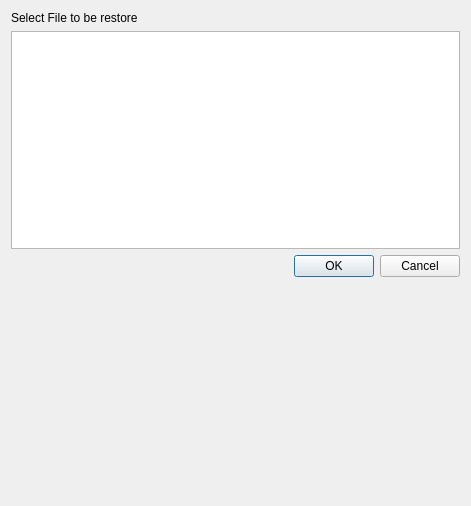
<?xml version="1.0" encoding="UTF-8"?>
<ui version="4.0">
 <class>Dialog</class>
 <widget class="QDialog" name="Dialog">
  <property name="geometry">
   <rect>
    <x>0</x>
    <y>0</y>
    <width>471</width>
    <height>506</height>
   </rect>
  </property>
  <property name="windowTitle">
   <string>Restore Backup</string>
  </property>
  <property name="windowIcon">
   <iconset>
    <normaloff>:/cfactor/images/backup-recovery.svg</normaloff>:/cfactor/images/backup-recovery.svg</iconset>
  </property>
  <layout class="QVBoxLayout" name="verticalLayout">
   <item>
    <widget class="QLabel" name="label">
     <property name="text">
      <string>Select File to be restore</string>
     </property>
    </widget>
   </item>
   <item>
    <widget class="QListWidget" name="list">
     <property name="selectionMode">
      <enum>QAbstractItemView::SingleSelection</enum>
     </property>
     <property name="sortingEnabled">
      <bool>true</bool>
     </property>
    </widget>
   </item>
   <item>
    <widget class="QDialogButtonBox" name="buttonBox">
     <property name="orientation">
      <enum>Qt::Horizontal</enum>
     </property>
     <property name="standardButtons">
      <set>QDialogButtonBox::Cancel|QDialogButtonBox::Ok</set>
     </property>
     <property name="centerButtons">
      <bool>false</bool>
     </property>
    </widget>
   </item>
   <item>
    <spacer name="verticalSpacer">
     <property name="orientation">
      <enum>Qt::Vertical</enum>
     </property>
     <property name="sizeHint" stdset="0">
      <size>
       <width>20</width>
       <height>40</height>
      </size>
     </property>
    </spacer>
   </item>
  </layout>
 </widget>
 <resources/>
 <connections>
  <connection>
   <sender>buttonBox</sender>
   <signal>accepted()</signal>
   <receiver>Dialog</receiver>
   <slot>accept()</slot>
   <hints>
    <hint type="sourcelabel">
     <x>248</x>
     <y>254</y>
    </hint>
    <hint type="destinationlabel">
     <x>157</x>
     <y>274</y>
    </hint>
   </hints>
  </connection>
  <connection>
   <sender>buttonBox</sender>
   <signal>rejected()</signal>
   <receiver>Dialog</receiver>
   <slot>reject()</slot>
   <hints>
    <hint type="sourcelabel">
     <x>316</x>
     <y>260</y>
    </hint>
    <hint type="destinationlabel">
     <x>286</x>
     <y>274</y>
    </hint>
   </hints>
  </connection>
 </connections>
</ui>
